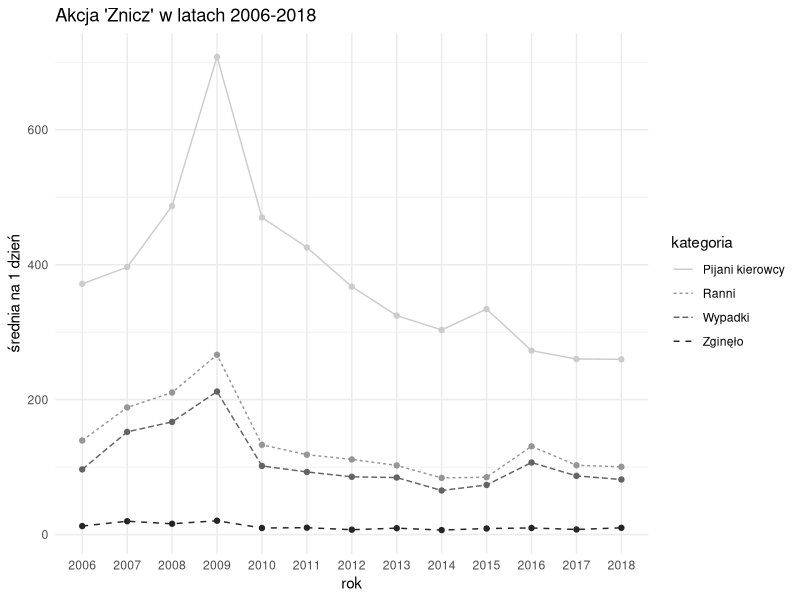
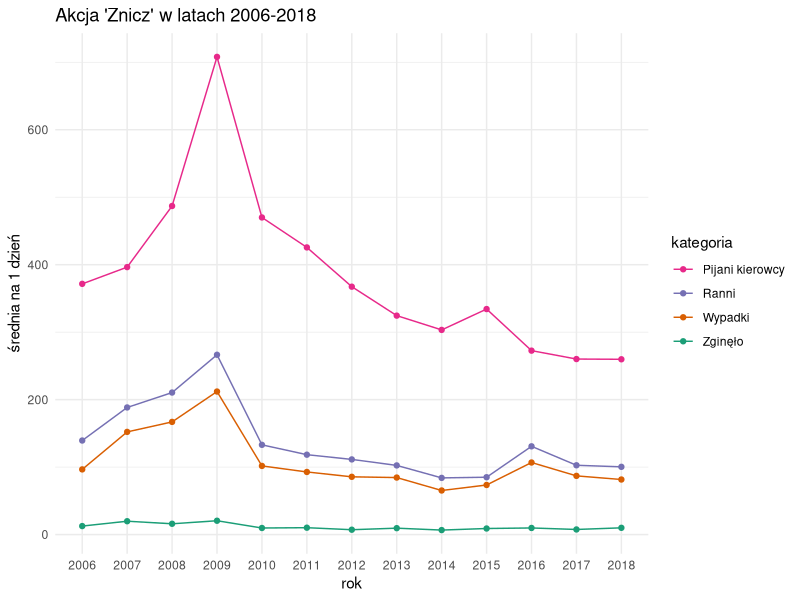

The R script that drew these images, in order:
## ---- chunk 1
knitr::opts_chunk$set(echo = FALSE)
options(stringsAsFactors = FALSE)
library(ggplot2)
## ---- chunk 2
df <- data.frame(rok=as.character(rep(seq(2006,2018),each=4)),
                kategoria=rep(c("Wypadki","Ranni","Zginęło","Pijani kierowcy"), times=13),
                liczba=c(483/5,697/5,63/5,1858/5,
                        761/5,942/5,99/5,1982/5,
                        334/2,421/2,32/2,974/2,
                        424/2,533/2,41/2,1416/2,
                        407/4,532/4,39/4,1880/4,
                        464/5,592/5,51/5,2128/5,
                        428/5,557/5,36/5,1837/5,
                        338/4,410/4,38/4,1298/4,
                        196/3,252/3,20/3,910/3,
                        294/4,340/4,36/4,1337/4,
                        534/5,654/5,49/5,1363/5,
                        609/7,719/7,53/7,1821/7,
                        408/5,502/5,50/5,1299/5))
## ---- chunk 3
ggplot(df, aes(x=rok, y=liczba, group=kategoria)) +
  geom_line(aes(color=kategoria, linetype=kategoria))+
  geom_point(aes(color=kategoria))+
  scale_color_manual(values = c("#cccccc","#969696","#636363","#252525"))+
  theme_minimal() + 
  guides(colour = guide_legend(override.aes = list(shape = NA)))+
  labs(x="rok", y="średnia na 1 dzień", title="Akcja 'Znicz' w latach 2006-2018")
## ---- chunk 4
ggplot(df, aes(x=rok, y=liczba, group=kategoria)) +
  geom_line(aes(color=kategoria))+
  geom_point(aes(color=kategoria))+
  scale_color_brewer(type="qual", palette = 2, direction = -1)+
  theme_minimal() +
  labs(x="rok", y="średnia na 1 dzień", title="Akcja 'Znicz' w latach 2006-2018")
